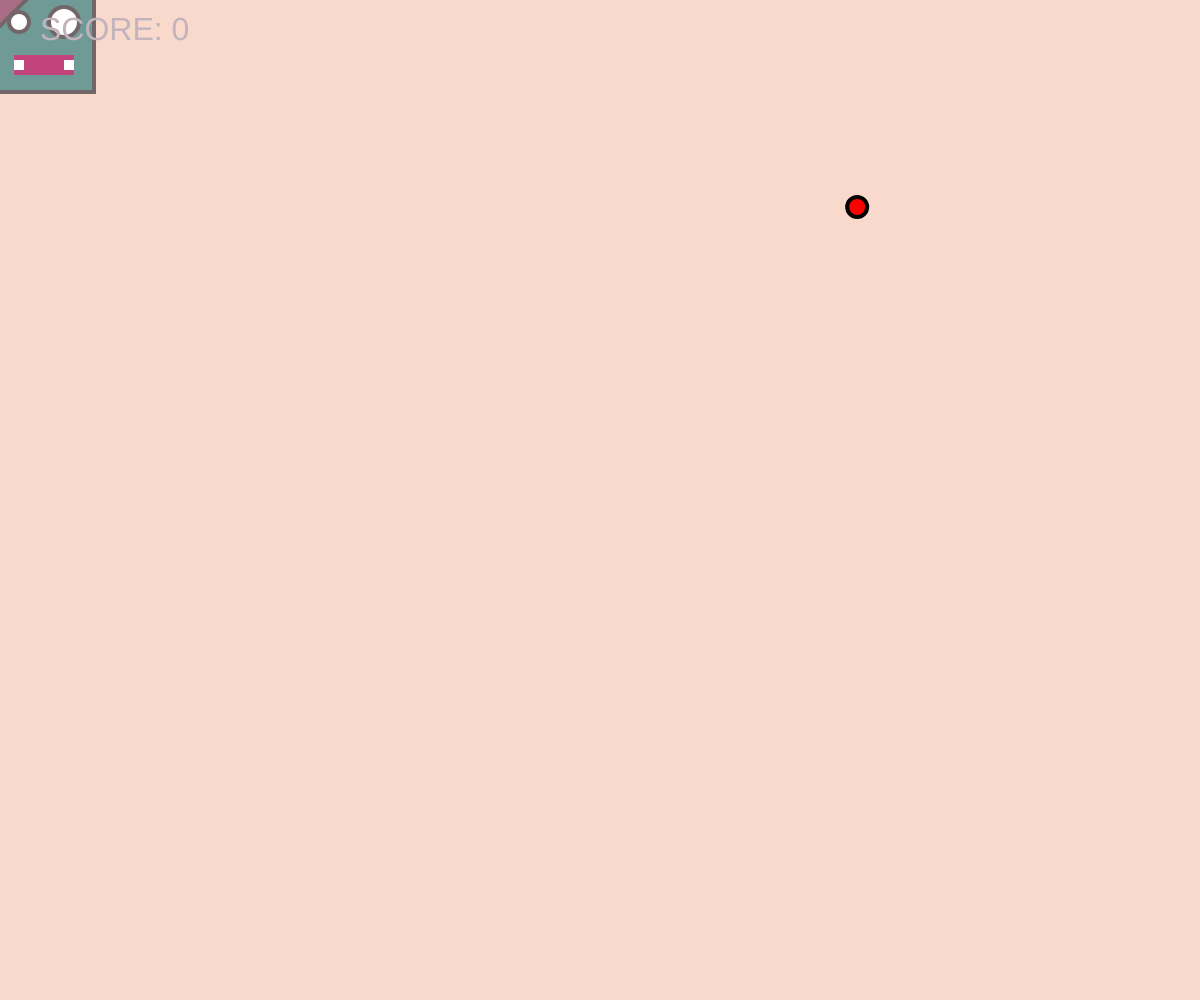
Frame 1 (no input)
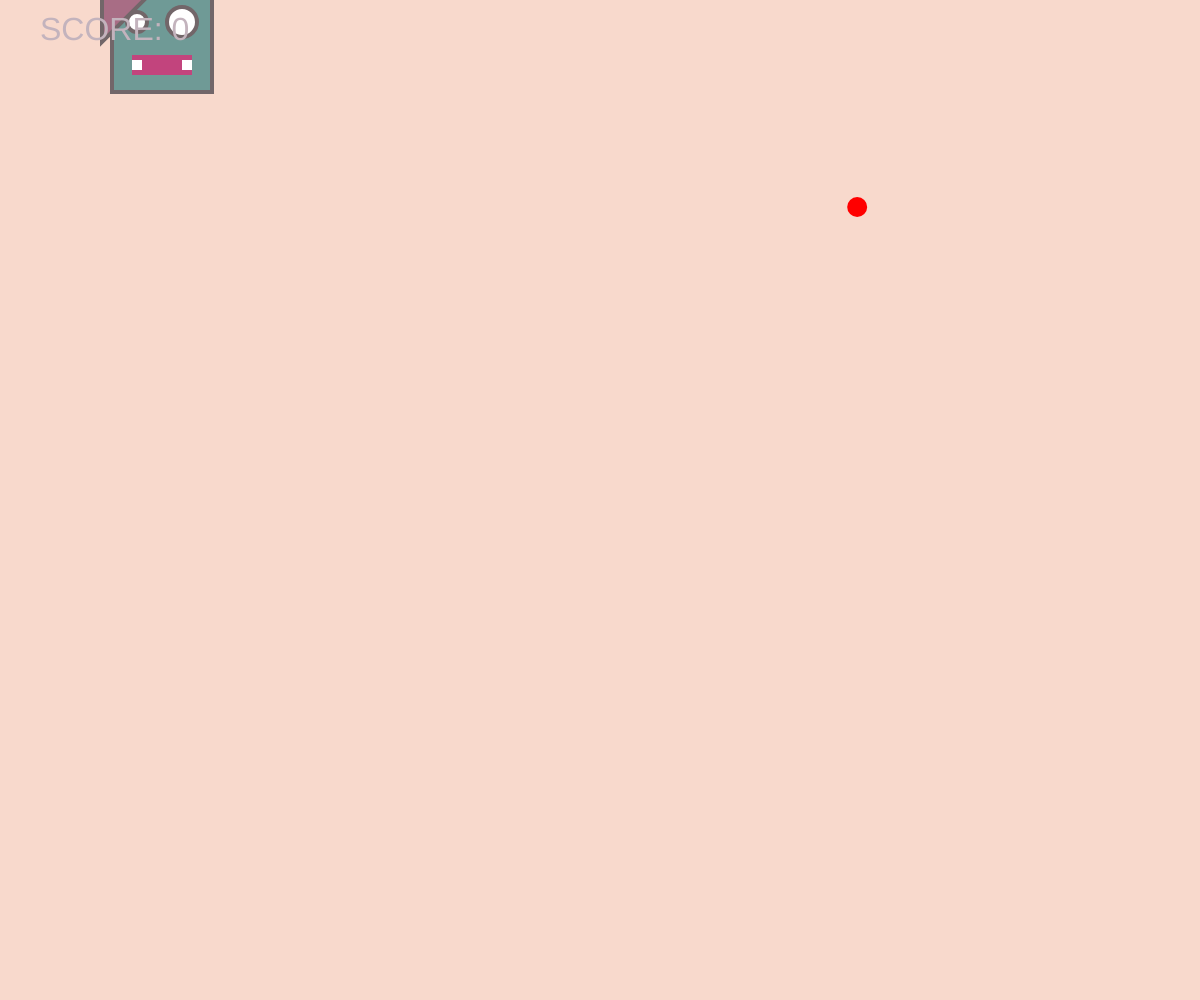
Frame 60 (no input)
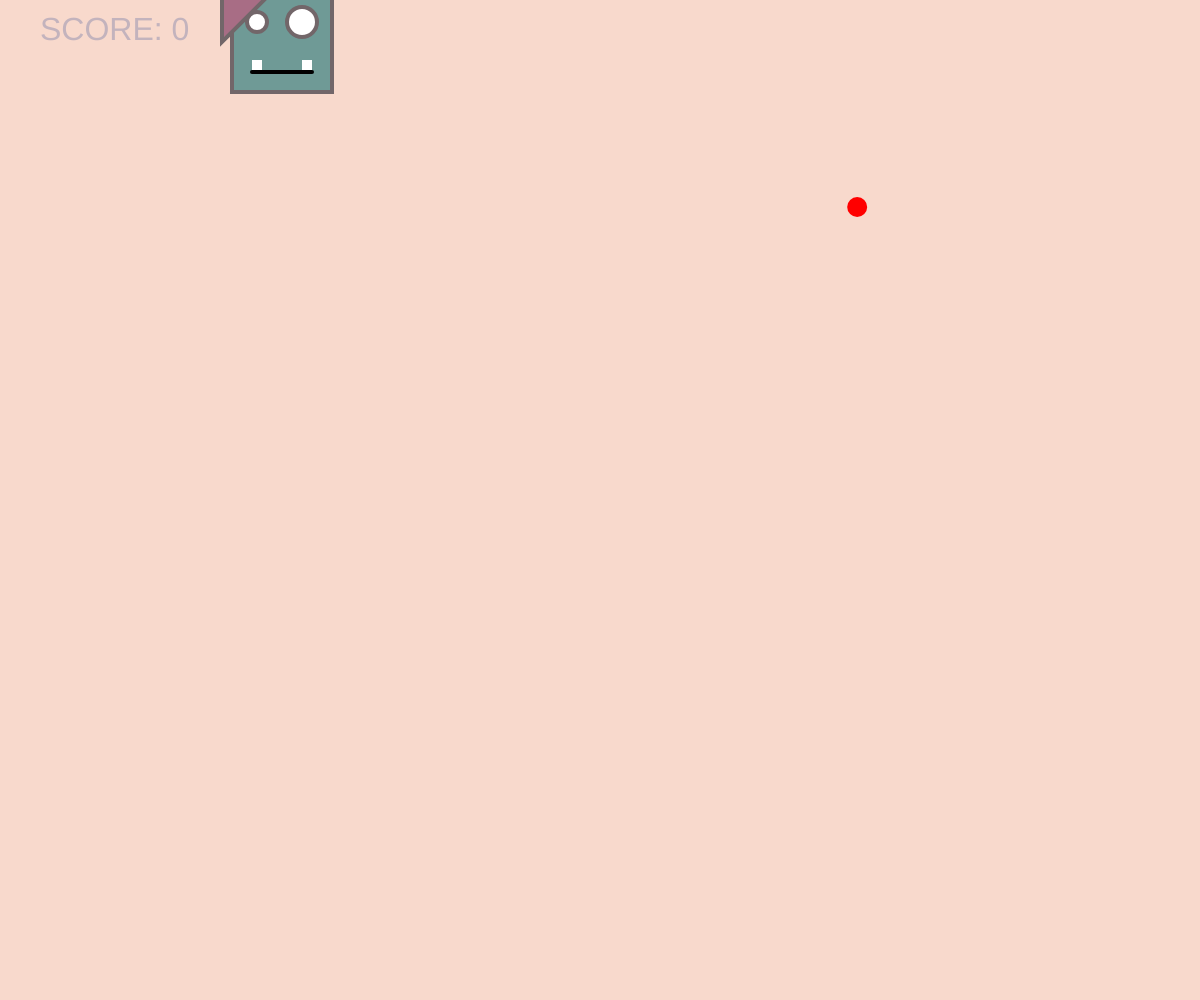
Frame 120 (the mouse pressed at the canvas centre since frame 60)

The p5.js sketch that drew these frames (run headless with seeded random() and noise() and a simulated clock; from frame 60 on, the mouse is pressed at the canvas centre):

// p5.js sketch
// ── sketch.js
var positionX = 42;
var positionY = 42;

var tackica = 0;
var targetPositionX;
var targetPositionY;

var speedFactor = 2;
var speedX = 1;
var speedY = 0;

var canvas;

function setup() {
 canvas = createCanvas(windowWidth, windowHeight);
 updateTarget();
}

function draw() {
 background(248,217,204);
 strokeWeight(4);
 updatePosition();
 checkTarget();
 drawtarget();
 nacrtajTelo(positionX, positionY);
 nacrtajOci();
 nacrtajKapu();
 
 if (mouseIsPressed) {
   nacrtajUsta(true);
 } else {
   nacrtajUsta(false);
 }
 
 nacrtajScore();
}

function updatePosition(){
 positionX = positionX + speedX*speedFactor;
 positionY = positionY + speedY*speedFactor;
}

function updateTarget(){
 targetPositionX=random(width);
 targetPositionY=random(height);
}

function checkTarget(){
 var distanceX = targetPositionX - positionX;
 var distanceY = targetPositionY - positionY;

 if ((distanceX < 50 && distanceX > -50) && (distanceY < 50 && distanceY > -50)){
   updateTarget();
   tackica++;
   speedFactor+=tackica/3;
 }
}

function drawtarget(){
 fill(255,0,0);
 ellipse(targetPositionX,targetPositionY, 20,20);
}

function nacrtajTelo(x, y) {
 stroke(114,102,105);
 fill(111,154,150);
 rect(x - 50, y - 50, 100, 100);
}

function nacrtajKapu() {
 push();
 stroke(114,102,105);
 translate(positionX - 60, positionY - 60);
 fill(168,109,133);
 triangle(0, 0, 0, 60, 60, 0);
 pop();
}

function nacrtajOci() {
 fill(255);
 ellipse(positionX - 50 + 25, positionY - 50 + 30, 20, 20)
 ellipse(positionX - 50 + 70, positionY - 50 + 30, 30, 30)
}

function nacrtajUsta(zatvorena) {
 if (zatvorena) {
   stroke(0);
   line(positionX - 30, positionY + 30, positionX + 30, positionY + 30)
 } else {
   noStroke();
   fill(194,68,125);
   rect(positionX - 30, positionY + 13, 60, 20);
 }

 fill(255);
 noStroke();
 rect(positionX - 30, positionY + 18, 10, 10);
 rect(positionX + 20, positionY + 18, 10, 10);
}

function nacrtajScore(){
 fill(195,179,189);
 textSize(32);
 text("SCORE: " + tackica, 40, 40);
}

function keyPressed() {
 if (keyCode === LEFT_ARROW) {
    speedX=-1;
    speedY=0;
 }else if(keyCode === RIGHT_ARROW){
    speedX=1;
    speedY=0;
 }else if(keyCode === UP_ARROW){
    speedX=0;
    speedY=-1;
 }else if(keyCode === DOWN_ARROW){
    speedX=0;
    speedY=1;
 }else if(key === 's'){
   speedFactor=0;
 }else if(key === 'k'){
   speedFactor=2;
 }
}

window.onresize = function() {
 canvas.size(windowWidth, windowHeight);
};
